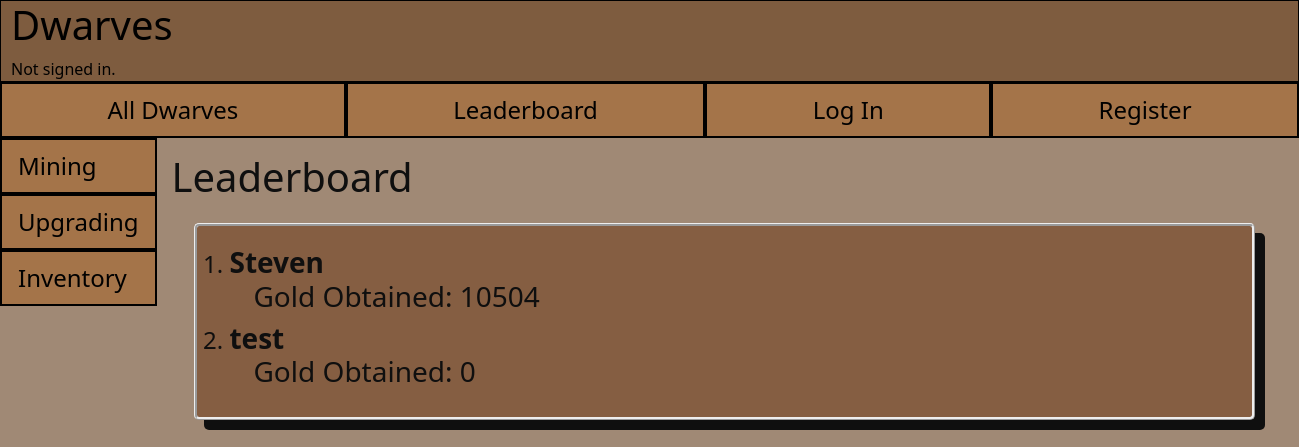
The app's page /leaderboard, older data.
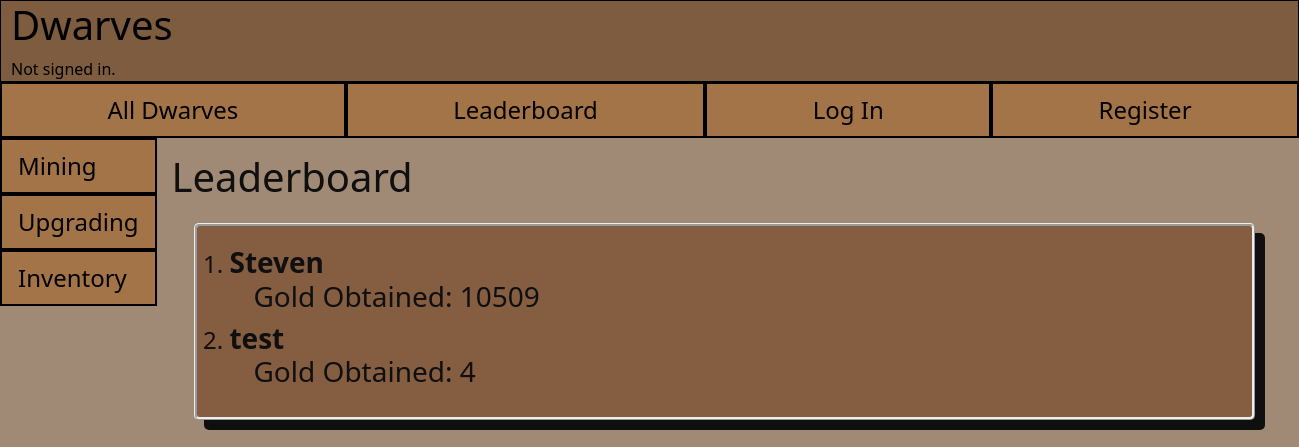
The same page, newer data.
### dwarves/models.py (models this page shows)
class User(AbstractUser):
    gold_obtained = models.IntegerField(default=0)

### dwarves/views.py (the view)
# urls.py: path("leaderboard", views.leaderboard, name="leaderboard"),
def leaderboard(request):
    users = User.objects.order_by("-gold_obtained")
    return render(request, "dwarves/leaderboard.html", {
        "users": users
    })

### dwarves/templates/dwarves/leaderboard.html
{% extends "dwarves/layout.html" %}
{% block body %}
<h1>Leaderboard</h1>
<div class=row style="margin:2%; margin-left:3%; border-style:ridge; border-radius:5px;
                    box-shadow: 10px 10px; background-color:#855E42">
<ol style="margin:20px; font-size:x-large">
{% for user in users %}
    <li>
        <h3><strong>{{ user.username }}</strong>
        <div class= "container">Gold Obtained: {{user.gold_obtained }}</div></h3>
    </li>
{% endfor %}
</ol>
</div>
{% endblock %}

Row changes from the older to the newer data that the page shows:
changed User "Steven": gold_obtained "10504" → "10509"
changed User "test": gold_obtained "0" → "4"
